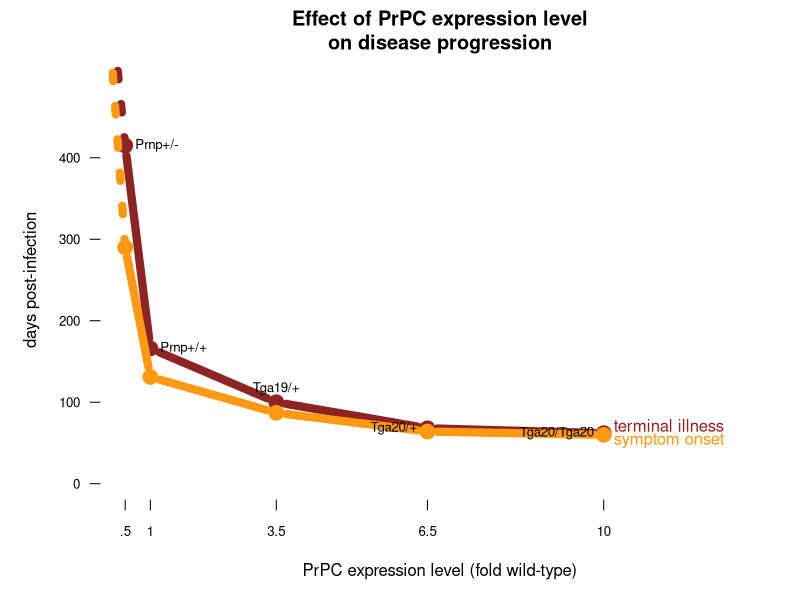

Recreate this plot in R.

# plot of PrPC expression vs incubation time
mousename = c("Prnp+/-","Prnp+/+","Tga19/+","Tga20/+","Tga20/Tga20")
explevel = c(.5,1,3.5,6.5,10) # PrPC expression level
terminal = c(415,166,100,68,62) # time to terminal illness
symptoms = c(290,131,87,64,60) # time to symptoms
par(mar=c(5,5,3,1))
plot(NA,NA,xlim=c(.5,13),ylim=c(0,500),axes=FALSE,
    xlab='PrPC expression level (fold wild-type)',ylab='days post-infection',
    main='Effect of PrPC expression level\non disease progression',
    )
tk = '#8E2323'
sk = '#FF9912'
points(explevel,terminal,type='b',pch=19,lwd=8,col=tk)
points(explevel,symptoms,type='b',pch=19,lwd=8,col=sk)
points(c(.5,.2),c(415,600),type='l',lwd=8,col=tk,lty=3)
points(c(.5,.2),c(290,550),type='l',lwd=8,col=sk,lty=3)
text(explevel,terminal,labels=mousename,pos=c(4,4,3,2,2),cex=.8)
text(rep(max(explevel),2),c(min(terminal)+7,min(symptoms)-7),pos=4,labels=c('terminal illness','symptom onset'),col=c(tk,sk))
axis(side=1,at=explevel,labels=c('.5','1','3.5','6.5','10'),lwd=0,lwd.ticks=1,cex.axis=.8)
axis(side=2,at=(0:4)*100,labels=(0:4)*100,lwd=0,lwd.ticks=1,las=1,cex.axis=.8)
